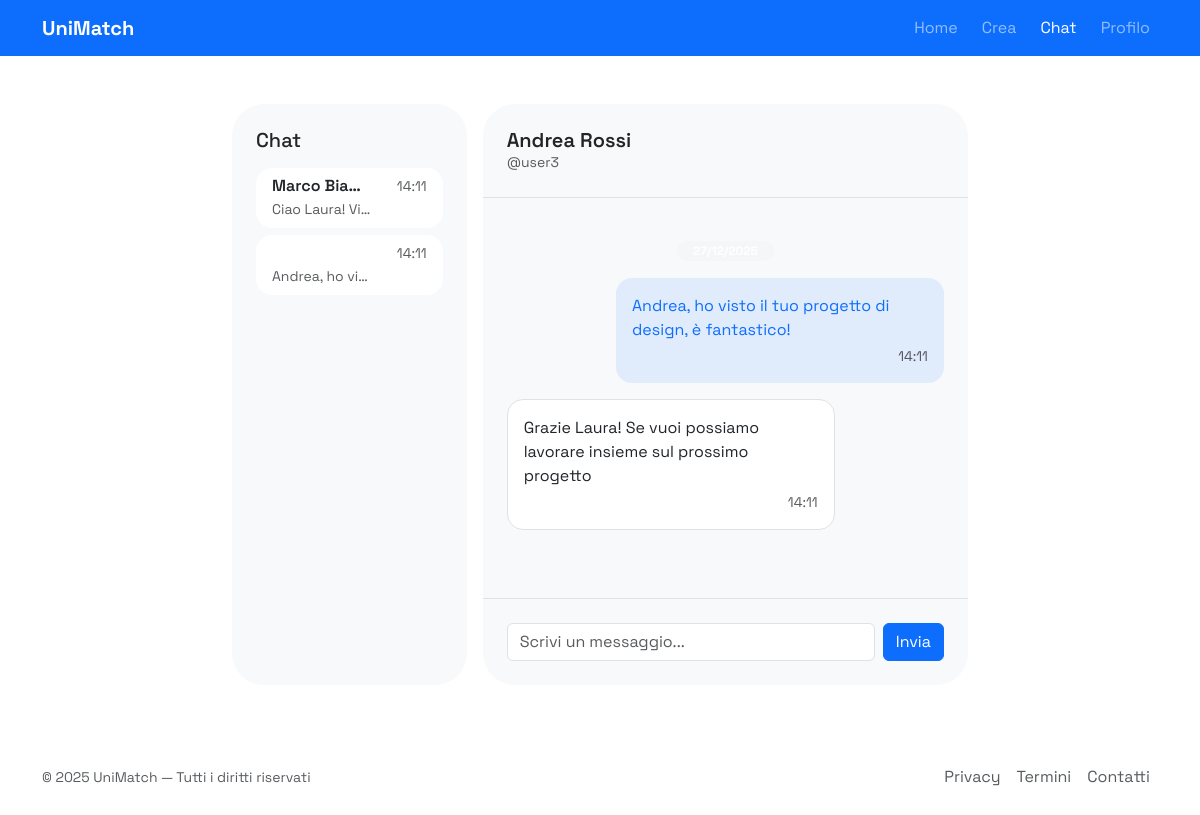
Page /chat.php?conversation_id=2 (signed in) on the committed database.
### tables this page shows
CREATE TABLE conversations (
    id SERIAL PRIMARY KEY,
    created_at TIMESTAMP DEFAULT CURRENT_TIMESTAMP
);

CREATE TABLE messages (
    id SERIAL PRIMARY KEY,
    conversation_id BIGINT UNSIGNED NOT NULL,
    sender_username VARCHAR(50) NOT NULL,
    text TEXT NOT NULL,
    created_at TIMESTAMP DEFAULT CURRENT_TIMESTAMP,
    is_read BOOLEAN DEFAULT FALSE,
    CONSTRAINT fk_messages_conversation
        FOREIGN KEY (conversation_id)
        REFERENCES conversations(id)
        ON DELETE CASCADE,
    CONSTRAINT fk_messages_sender
        FOREIGN KEY (sender_username)
        REFERENCES users(username)
        ON DELETE CASCADE
);

CREATE TABLE users (
    username VARCHAR(50) PRIMARY KEY NOT NULL,
    email VARCHAR(100) UNIQUE NOT NULL,
    password_hash TEXT NOT NULL,
    first_name VARCHAR(50),
    surname VARCHAR(50),
    bio TEXT,
    avatar_url TEXT,
    faculty_id BIGINT UNSIGNED NULL,
    created_at TIMESTAMP DEFAULT CURRENT_TIMESTAMP,
    updated_at TIMESTAMP DEFAULT CURRENT_TIMESTAMP ON UPDATE CURRENT_TIMESTAMP,
    CONSTRAINT fk_users_course
        FOREIGN KEY (faculty_id)
        REFERENCES faculties(id)
        ON DELETE SET NULL  
);

CREATE TABLE conversation_participants (
    conversation_id BIGINT UNSIGNED NOT NULL,
    user_username VARCHAR(50) NOT NULL,
    PRIMARY KEY (conversation_id, user_username),
    CONSTRAINT fk_cp_conversation
        FOREIGN KEY (conversation_id)
        REFERENCES conversations(id)
        ON DELETE CASCADE,
    CONSTRAINT fk_cp_user
        FOREIGN KEY (user_username)
        REFERENCES users(username)
        ON DELETE CASCADE
);

### config/database.php (called while the page is built)
<?php
return [
    'host' => 'localhost',
    'dbname' => 'web25',
    'user' => 'root',
    'pass' => '',
    'charset' => 'utf8mb4',
    'port' => 3306
];

### app/Database.php (called while the page is built, shortened)
<?php
class Database
{
    private static $instance = null;
    private function __construct()
    {
        $config = require __DIR__ . '/../config/database.php';
        $host = $config['host'] ?? '127.0.0.1';
        $user = $config['user'] ?? '';
        $pass = $config['pass'] ?? '';
        $dbname = $config['dbname'] ?? '';
        $port = isset($config['port']) ? (int)$config['port'] : 3306;
        $charset = $config['charset'] ?? 'utf8mb4';
        $this->conn = new mysqli($host, $user, $pass, $dbname, $port);
    }
    public static function getInstance()
    {
        if (self::$instance === null) {
            self::$instance = new self();
        }
        return self::$instance->conn;
    }
}

### app/Conversation.php (called while the page is built, shortened)
<?php
require_once __DIR__ . '/Database.php';
class Conversation
{
    private $db;
    public function __construct()
    {
        $this->db = Database::getInstance();
    }
    public function getUserConversations(string $username): array
    {
        $stmt = $this->db->prepare(
            "SELECT
                c.id,
                c.created_at,
                lm.text AS last_message,
                lm.created_at AS last_message_at,
                COALESCE(SUM(CASE WHEN m.is_read = FALSE AND m.sender_username != ? THEN 1 ELSE 0 END), 0) AS unread_count
            FROM conversations c
            JOIN conversation_participants cp
                ON c.id = cp.conversation_id
            LEFT JOIN messages lm
                ON lm.id = (
                    SELECT id
                    FROM messages
                    WHERE conversation_id = c.id
                    ORDER BY created_at DESC
                    LIMIT 1
                )
            LEFT JOIN messages m
                ON m.conversation_id = c.id
            WHERE cp.user_username = ?
            GROUP BY c.id, c.created_at, lm.text, lm.created_at
            ORDER BY
                (lm.created_at IS NULL) ASC,
                lm.created_at DESC"
        );
        $stmt->bind_param('ss', $username, $username);
        $stmt->execute();
        $result = $stmt->get_result();
        $data = $result->fetch_all(MYSQLI_ASSOC);
        return $data;
    }
    public function getParticipants(int $conversationId): array
    {
        $stmt = $this->db->prepare(
            "SELECT cp.user_username, u.first_name, u.surname, u.avatar_url
             FROM conversation_participants cp
             JOIN users u ON cp.user_username = u.username
             WHERE cp.conversation_id = ?"
        );
        $stmt->bind_param('i', $conversationId);
        $stmt->execute();
        $result = $stmt->get_result();
        $data = $result->fetch_all(MYSQLI_ASSOC);
        return $data;
    }
}

### app/Message.php (called while the page is built, shortened)
<?php
require_once __DIR__ . '/Database.php';
class Message
{
    private $db;
    public function __construct()
    {
        $this->db = Database::getInstance();
    }
    public function getByConversation(int $conversationId): array
    {
        $stmt = $this->db->prepare(
            "SELECT m.id, m.conversation_id, m.sender_username, m.text, m.created_at, m.is_read,
                    u.first_name, u.surname, u.avatar_url
             FROM messages m
             JOIN users u ON m.sender_username = u.username
             WHERE m.conversation_id = ?
             ORDER BY m.created_at ASC"
        );
        $stmt->bind_param('i', $conversationId);
        $stmt->execute();
        $result = $stmt->get_result();
        $data = $result->fetch_all(MYSQLI_ASSOC);
        return $data;
    }
}

### public/chat.php (the view, shortened to what this page needs)
<?php
require_once __DIR__ . '/../app/functions.php';
require_once __DIR__ . '/../app/Conversation.php';
require_once __DIR__ . '/../app/Message.php';
$me = $_SESSION['username'] ?? null;
$conversationModel = new Conversation();
$messageModel = new Message();
$chatList = $conversationModel->getUserConversations($me);
$activeConversationId = $_GET['conversation_id'] ?? ($chatList[0]['id'] ?? null);
$messages = [];
$activeChatUser = '';
$activeChatUsername = '';
if ($activeConversationId) {
    $participants = $conversationModel->getParticipants($activeConversationId);
    $messages = $messageModel->getByConversation($activeConversationId);
    foreach ($participants as $p) {
        if ($p['user_username'] !== $me) {
            $activeChatUser = $p['first_name'] . ' ' . $p['surname'];
            $activeChatUsername = $p['user_username'];
            break;
        }
    }
}
?>
<div class="row flex-grow-1 g-3">
    <div class="col-12 col-md-4 d-flex">
        <div class="card border-0 rounded-5 bg-body-tertiary w-100">
            <div class="card-body p-3 p-md-4 overflow-auto">
                <h2 class="h5 mb-3">Chat</h2>
                <?php if (empty($chatList)): ?>
                    <div class="text-center text-body-secondary py-5">
                        <i class="bi bi-chat-dots display-6 mb-3"></i>
                        <p class="mb-0">Nessuna conversazione</p>
                        <small>Inizia una nuova chat con un utente</small>
                    </div>
                <?php else: ?>
                    <div class="list-group list-group-flush">
                        <?php foreach ($chatList as $chat): ?>
                            <a href="?conversation_id=<?= $chat['id'] ?>"
                                class="list-group-item list-group-item-action border-0 rounded-4 mb-2 bg-body <?= $chat['active'] ? 'active' : '' ?>">
                                <div class="d-flex justify-content-between align-items-start">
                                    <div class="flex-grow-1 overflow-hidden">
                                        <h6 class="mb-1 fw-semibold text-truncate"><?= htmlspecialchars($chat['display_name']) ?></h6>
                                        <p class="mb-0 small text-body-secondary text-truncate"><?= htmlspecialchars($chat['preview']) ?></p>
                                    </div>
                                    <div class="d-flex flex-column align-items-end ms-2" style="min-width:48px;">
                                        <?php if (!empty($chat['last_message_at'])): ?>
                                            <small class="text-body-secondary mb-1"><?= (new DateTime($chat['last_message_at']))->format('H:i') ?></small>
                                        <?php endif; ?>
                                    </div>
                                </div>
                            </a>
                        <?php endforeach; ?>
                    </div>
                <?php endif; ?>
            </div>
        </div>
    </div>
    <div class="col-12 col-md-8 d-flex">
        <div class="card border-0 rounded-5 bg-body-tertiary w-100 d-flex flex-column">
            <?php if ($activeConversationId && $activeChatUser): ?>
                <div class="card-header border-0 bg-transparent p-3 p-md-4 border-bottom">
                    <h3 class="h5 mb-0 fw-semibold"><?= htmlspecialchars($activeChatUser) ?></h3>
                    <p class="mb-0 small text-body-secondary"><?= $activeChatUsername ? '@' . htmlspecialchars($activeChatUsername) : '' ?></p>
                </div>
                <div class="card-body flex-grow-1 p-3 p-md-4 d-flex flex-column" id="messages-container" style="height: 50vh; overflow-y: auto;">
                    <?php
                    if (!empty($messages)):
                        $lastDate = null;
                        foreach ($messages as $msg):
                            $currentDate = (new DateTime($msg['created_at']))->format('Y-m-d');
                            if ($lastDate !== $currentDate):
                                $lastDate = $currentDate;
                                echo '<div class="text-center my-3"><span class="badge bg-body-secondary bg-opacity-25 px-3 py-1 rounded-pill">' . formatDateBadge($msg['created_at']) . '</span></div>';
                            endif;
                            echo renderMessageBubble($msg, $me);
                        endforeach;
                    endif;
                    ?>
                </div>
                <div class="card-footer border-0 bg-transparent p-3 p-md-4 border-top">
                    <form method="post" action="send-message.php" class="d-flex gap-2" id="message-form">
                        <input type="text" name="message" class="form-control" placeholder="Scrivi un messaggio..." required autocomplete="off" id="message-input">
                        <button type="submit" class="btn btn-primary">Invia</button>
                    </form>
                </div>
            <?php endif; ?>
        </div>
    </div>
</div>
<?php
require __DIR__ . '/template/user.php';
?>

### app/functions.php (shortened to what this page needs)
<?php
function renderMessageBubble(array $msg, string $me): string {
    $isMe = strtolower(trim($msg['sender_username'])) === strtolower(trim($me));
    $time = (new DateTime($msg['created_at']))->format('H:i');
    $bubbleClass = $isMe ? 'bg-primary bg-opacity-10 text-primary' : 'bg-body border';
    $text = nl2br(htmlspecialchars($msg['text']));
    $readIcon = $isMe ? ($msg['is_read'] ? ' <i class="bi bi-check2-all"></i>' : ' <i class="bi bi-check2"></i>') : '';
    $alignmentClass = $isMe ? 'text-end' : '';
    return <<<HTML
            <div class="mb-3 {$alignmentClass}">
                <div class="{$bubbleClass} rounded-4 p-3 d-inline-block text-start" style="max-width:75%;">
                    <div>{$text}</div>
                    <div class="text-end small text-body-secondary mt-1">
                        {$time}{$readIcon}
                    </div>
                </div>
            </div>
            HTML;
}

### public/assets/css/style.css (style rules this page uses)
body { font-family: "Space Grotesk", system-ui, -apple-system, "Segoe UI", sans-serif; }

### rows in the picture
conversations: display_name "Marco Bian…", preview "Ciao Laura! Vi…", format "14:11"
messages: preview "Andrea, ho vi…", created_at "14:11", text "Grazie Laura! Se vuoi possiamo lavorare insieme sul prossimo progetto"
users: activeChatUser "Andrea Rossi"
conversation_participants: user_username "user3"
messages: text "Andrea, ho visto il tuo progetto di design, è fantastico!", created_at "14:11"

### other values in the picture
$item['label'] "Home"
$item['label'] "Crea"
$item['label'] "Chat"
$item['label'] "Profilo"
